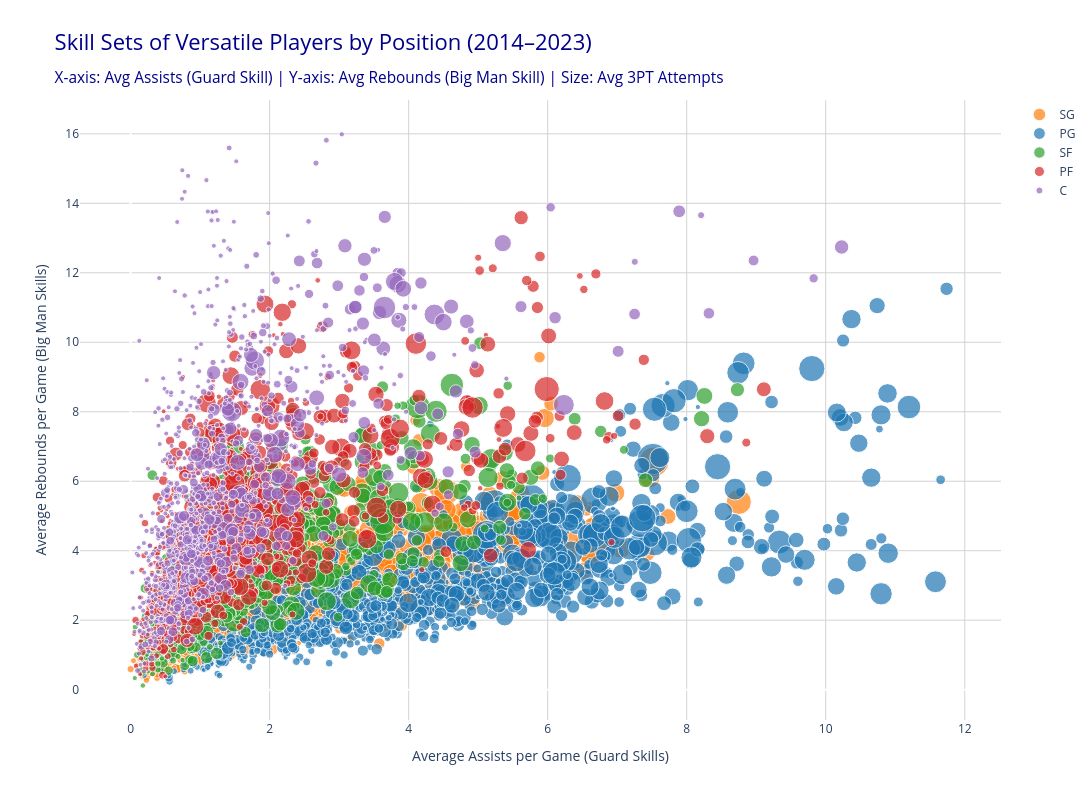

The code cell stored with this chart in its notebook:
### Code cell
# Scatter Plot
# X-axis: Assists per Game
# Y-axis: Rebounds per Game
# Color: Position
# Size: 3-Point Attempts per Game
# Title: "Guard Skills vs Big Man Skills by Position"
# **SCATTER PLOT: Guard Skills vs Big Man Skills by Position**
import plotly.graph_objects as go
import plotly.express as px
import pandas as pd

print("=== CREATING SCATTER PLOT: Guard Skills vs Big Man Skills ===")

# Load and combine player data for recent years
years_to_analyze = ['2014', '2015', '2016', '2017', '2018', '2019', '2020', '2021', '2022', '2023', '2024']
combined_data = []

for year in years_to_analyze:
    try:
        df = pd.read_csv(f'data/player_stats_{year}.csv')
        
        # Check for required columns
        if all(col in df.columns for col in ['AST', 'TRB', '3PA', 'Pos']):
            # Filter players with meaningful minutes (at least 20 games)
            df_filtered = df[df['G'] >= 20].copy()
            
            if not df_filtered.empty:
                # Calculate per-game stats
                df_filtered['AST_per_game'] = df_filtered['AST'] / df_filtered['G']
                df_filtered['TRB_per_game'] = df_filtered['TRB'] / df_filtered['G']
                df_filtered['3PA_per_game'] = df_filtered['3PA'] / df_filtered['G']
                df_filtered['Year'] = year
                
                # Add to combined data
                combined_data.append(df_filtered[['Player', 'Pos', 'AST_per_game', 'TRB_per_game', '3PA_per_game', 'Year']])
                
                print(f"✅ {year}: {len(df_filtered)} players added")
            else:
                print(f"❌ {year}: No players with 20+ games")
        else:
            print(f"❌ {year}: Missing required columns")
            
    except Exception as e:
        print(f"❌ {year}: Error - {str(e)}")

# Combine all data
if combined_data:
    combined_df = pd.concat(combined_data, ignore_index=True)
    print(f"\nTotal players in dataset: {len(combined_df)}")
    
    # Create the scatter plot
    fig = go.Figure()
    
    # Define position colors
    position_colors = {
        'PG': '#1f77b4',  # Blue - Point Guards
        'SG': '#ff7f0e',  # Orange - Shooting Guards  
        'SF': '#2ca02c',  # Green - Small Forwards
        'PF': '#d62728',  # Red - Power Forwards
        'C': '#9467bd'    # Purple - Centers
    }
    
    # Add scatter points for each position
    for position in combined_df['Pos'].unique():
        pos_data = combined_df[combined_df['Pos'] == position]
        
        fig.add_trace(go.Scatter(
            x=pos_data['AST_per_game'],
            y=pos_data['TRB_per_game'],
            mode='markers',
            name=position,
            marker=dict(
                color=position_colors.get(position, '#888888'),
                size=pos_data['3PA_per_game'] * 2 + 5,  # Size based on 3PA
                opacity=0.7,
                line=dict(width=1, color='white')
            ),
            text=pos_data['Player'],  # Player names for hover
            hovertemplate='<b>%{text}</b><br>' +
                          'Position: %{fullData.name}<br><br>' +
                          'Avg Assists: %{x:.1f}/game<br>' +
                          'Avg Rebounds: %{y:.1f}/game<br>' +
                          'Avg 3PT Attempts: %{marker.size:.1f}/game<br>' +
                          '<extra></extra>'
        ))
    
    # Update layout
    fig.update_layout(
        title={
            'text': 'Skill Sets of Versatile Players by Position (2014–2023)<br><sub>X-axis: Avg Assists (Guard Skill) | Y-axis: Avg Rebounds (Big Man Skill) | Size: Avg 3PT Attempts</sub>',
            'xanchor':'left',
            'font': {'size': 22, 'color': 'darkblue'}
        },
        xaxis_title='Average Assists per Game (Guard Skills)',
        yaxis_title='Average Rebounds per Game (Big Man Skills)',
        width=1200,
        height=800,
        showlegend=True,
        legend=dict(
            orientation="v",
            yanchor="top",
            y=1,
            xanchor="left",
            x=1.02
        ),
        plot_bgcolor='white',
        paper_bgcolor='white'
    )
    
    # Add grid for better readability
    fig.update_xaxes(showgrid=True, gridwidth=1, gridcolor='lightgray')
    fig.update_yaxes(showgrid=True, gridwidth=1, gridcolor='lightgray')
    
    fig.show()
    
    # Print summary statistics
    print(f"\n📊 POSITION SUMMARY:")
    for position in combined_df['Pos'].unique():
        pos_data = combined_df[combined_df['Pos'] == position]
        avg_ast = pos_data['AST_per_game'].mean()
        avg_trb = pos_data['TRB_per_game'].mean()
        avg_3pa = pos_data['3PA_per_game'].mean()
        print(f"  {position}: {len(pos_data)} players")
        print(f"    Avg Assists: {avg_ast:.1f}/game")
        print(f"    Avg Rebounds: {avg_trb:.1f}/game") 
        print(f"    Avg 3PT Attempts: {avg_3pa:.1f}/game")
    
    print(f"\n✅ Scatter plot shows:")
    print(f"🔵 Blue = Point Guards (high assists)")
    print(f"🟠 Orange = Shooting Guards")
    print(f"🟢 Green = Small Forwards")
    print(f"🔴 Red = Power Forwards (high rebounds)")
    print(f"🟣 Purple = Centers (high rebounds)")
    print(f"📏 Size = 3-Point Attempts per game")

else:
    print("❌ No data available for scatter plot")

### Figure 1 — Plotly figure (JSON) as saved in the notebook; plotly's stock layout.template omitted (floating-point values rounded to 4 significant figures; data arrays with more than 128 entries replaced by an {"elided": "..."} marker saying what was removed)
{"data": [{"hovertemplate": "<b>%{text}</b><br>Position: %{fullData.name}<br><br>Avg Assists: %{x:.1f}/game<br>Avg Rebounds: %{y:.1f}/game<br>Avg 3PT Attempts: %{marker.size:.1f}/game<br><extra></extra>", "marker": {"color": "#ff7f0e", "line": {"color": "white", "width": 1}, "opacity": 0.7, "size": {"elided": "1281 float values"}}, "mode": "markers", "name": "SG", "text": {"elided": "1281 str values"}, "type": "scatter", "x": {"elided": "1281 float values"}, "y": {"elided": "1281 float values"}}, {"hovertemplate": "<b>%{text}</b><br>Position: %{fullData.name}<br><br>Avg Assists: %{x:.1f}/game<br>Avg Rebounds: %{y:.1f}/game<br>Avg 3PT Attempts: %{marker.size:.1f}/game<br><extra></extra>", "marker": {"color": "#1f77b4", "line": {"color": "white", "width": 1}, "opacity": 0.7, "size": {"elided": "1080 float values"}}, "mode": "markers", "name": "PG", "text": {"elided": "1080 str values"}, "type": "scatter", "x": {"elided": "1080 float values"}, "y": {"elided": "1080 float values"}}, {"hovertemplate": "<b>%{text}</b><br>Position: %{fullData.name}<br><br>Avg Assists: %{x:.1f}/game<br>Avg Rebounds: %{y:.1f}/game<br>Avg 3PT Attempts: %{marker.size:.1f}/game<br><extra></extra>", "marker": {"color": "#2ca02c", "line": {"color": "white", "width": 1}, "opacity": 0.7, "size": {"elided": "1026 float values"}}, "mode": "markers", "name": "SF", "text": {"elided": "1026 str values"}, "type": "scatter", "x": {"elided": "1026 float values"}, "y": {"elided": "1026 float values"}}, {"hovertemplate": "<b>%{text}</b><br>Position: %{fullData.name}<br><br>Avg Assists: %{x:.1f}/game<br>Avg Rebounds: %{y:.1f}/game<br>Avg 3PT Attempts: %{marker.size:.1f}/game<br><extra></extra>", "marker": {"color": "#d62728", "line": {"color": "white", "width": 1}, "opacity": 0.7, "size": {"elided": "1111 float values"}}, "mode": "markers", "name": "PF", "text": {"elided": "1111 str values"}, "type": "scatter", "x": {"elided": "1111 float values"}, "y": {"elided": "1111 float values"}}, {"hovertemplate": "<b>%{text}</b><br>Position: %{fullData.name}<br><br>Avg Assists: %{x:.1f}/game<br>Avg Rebounds: %{y:.1f}/game<br>Avg 3PT Attempts: %{marker.size:.1f}/game<br><extra></extra>", "marker": {"color": "#9467bd", "line": {"color": "white", "width": 1}, "opacity": 0.7, "size": {"elided": "1084 float values"}}, "mode": "markers", "name": "C", "text": {"elided": "1084 str values"}, "type": "scatter", "x": {"elided": "1084 float values"}, "y": {"elided": "1084 float values"}}], "layout": {"height": 800, "legend": {"orientation": "v", "x": 1.02, "xanchor": "left", "y": 1, "yanchor": "top"}, "paper_bgcolor": "white", "plot_bgcolor": "white", "showlegend": true, "title": {"font": {"color": "darkblue", "size": 22}, "text": "Skill Sets of Versatile Players by Position (2014–2023)<br><sub>X-axis: Avg Assists (Guard Skill) | Y-axis: Avg Rebounds (Big Man Skill) | Size: Avg 3PT Attempts</sub>", "xanchor": "left"}, "width": 1200, "xaxis": {"gridcolor": "lightgray", "gridwidth": 1, "showgrid": true, "title": {"text": "Average Assists per Game (Guard Skills)"}}, "yaxis": {"gridcolor": "lightgray", "gridwidth": 1, "showgrid": true, "title": {"text": "Average Rebounds per Game (Big Man Skills)"}}}}
